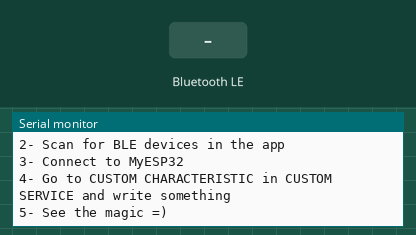
This sketch was run on a simulated ESP32. Shown: the last lines printed to the serial monitor. The inputs (shaded band) are chosen by the test bench. Nothing arrives over Bluetooth unless stated; a phone connects over Bluetooth LE 3 s after start.

Above: at 1.2 s.
1.3 s: Bluetooth LE write "1" received
At 1.8 s:
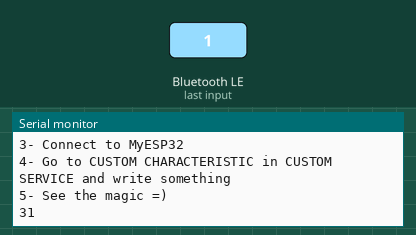
2.8 s: Bluetooth LE write "0" received
At 4.0 s:
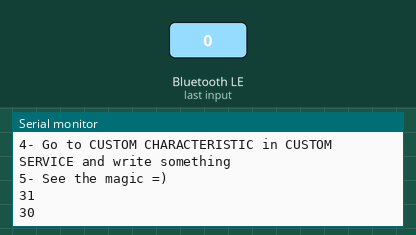
4.3 s: Bluetooth LE write "2" received
At 5.3 s:
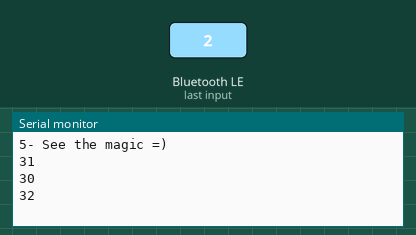

Measured:
- after the input at 1.3 s, the serial monitor: prints a new line at once (image 1)
- after the input at 2.8 s, the serial monitor: prints a new line at once (image 2)
- after the input at 4.3 s, the serial monitor: prints a new line at once (image 3)

The sketch:

BLE_write_debugger.ino
```cpp
/*
    Based on Neil Kolban example for IDF: https://github.com/nkolban/esp32-snippets/blob/master/cpp_utils/tests/BLE%20Tests/SampleWrite.cpp
    Ported to Arduino ESP32 by Evandro Copercini
*/

#include <BLEDevice.h>
#include <BLEUtils.h>
#include <BLEServer.h>

// See the following for generating UUIDs:
// https://www.uuidgenerator.net/

#define SERVICE_UUID        "0000ff12-0000-1000-8000-00805f9b34fb"
#define CHARACTERISTIC_UUID "0000ff01-0000-1000-8000-00805f9b34fb"


class MyCallbacks: public BLECharacteristicCallbacks {
    void onWrite(BLECharacteristic *pCharacteristic) {
      std::string value = pCharacteristic->getValue();

      if (value.length() > 0) {
//        Serial.print("'");
//        for (int i = 0; i < value.length(); i++)
//          Serial.print(value[i]);
//        Serial.println("'");
        for (int i = 0; i < value.length(); i++) {
          Serial.print((int)value[i], HEX);
          Serial.print(" ");
        }

        Serial.println();
//        Serial.println("*********");
      }
    }
};

void setup() {
  Serial.begin(115200);

  Serial.println("1- Download and install an BLE scanner app in your phone");
  Serial.println("2- Scan for BLE devices in the app");
  Serial.println("3- Connect to MyESP32");
  Serial.println("4- Go to CUSTOM CHARACTERISTIC in CUSTOM SERVICE and write something");
  Serial.println("5- See the magic =)");

  BLEDevice::init("UT353BT");
  BLEServer *pServer = BLEDevice::createServer();

  BLEService *pService = pServer->createService(SERVICE_UUID);

  BLECharacteristic *pCharacteristic = pService->createCharacteristic(
                                         CHARACTERISTIC_UUID,
                                         BLECharacteristic::PROPERTY_READ |
                                         BLECharacteristic::PROPERTY_WRITE
                                       );

  pCharacteristic->setCallbacks(new MyCallbacks());

  pCharacteristic->setValue("Hello World");
  pService->start();

  BLEAdvertising *pAdvertising = pServer->getAdvertising();
  pAdvertising->addServiceUUID(pService->getUUID());
  pAdvertising->setScanResponse(true);
  pAdvertising->setMinPreferred(0x06);  // functions that help with iPhone connections issue
  pAdvertising->setMinPreferred(0x12);
  BLEDevice::startAdvertising();
}

void loop() {
  // put your main code here, to run repeatedly:
  delay(2000);
}
```
